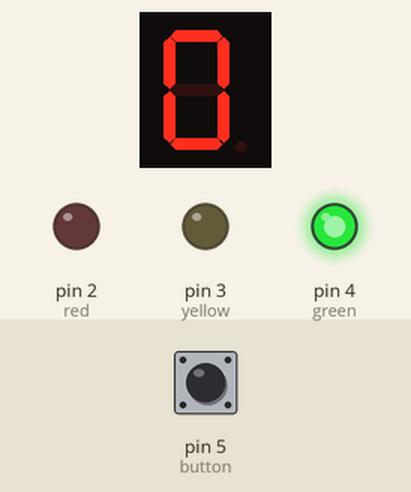
The sketch below on a simulated Arduino Uno, built with avr-gcc and run on an emulated ATmega328P. Parts: 1-digit seven-segment display, output pins drawn as LEDs (lit = HIGH). The test bench sets the inputs (shaded band); at power-on: pin 5 (button) HIGH.

Above: at 0.1 s.
At 1.6 s:
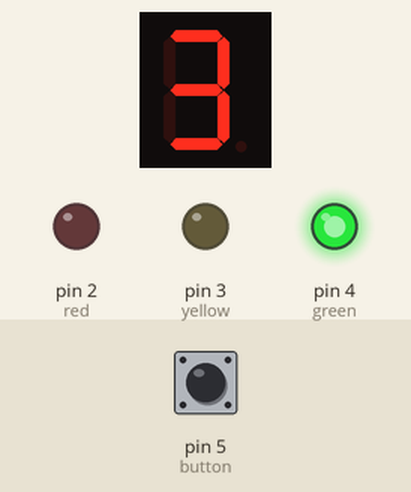
At 2.6 s:
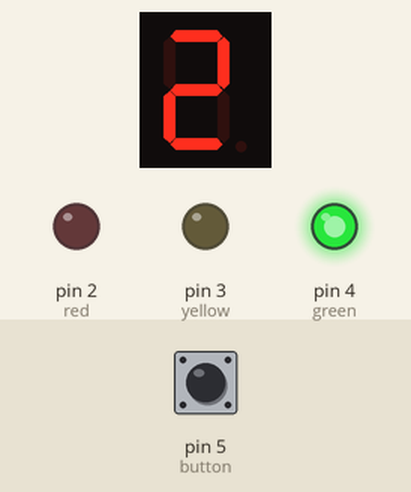
At 3.6 s:
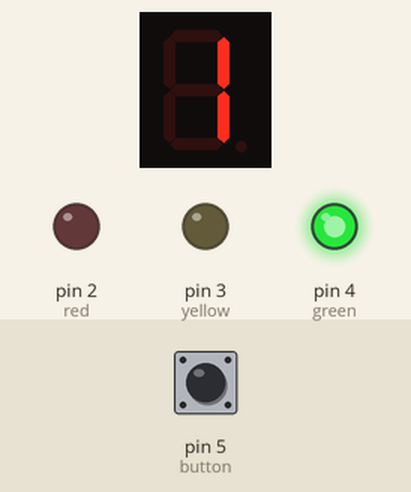
Timing chart, 0 to 5.1 s (numbered marks = the images above):
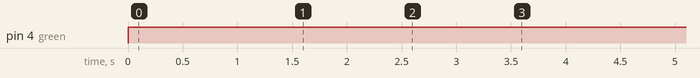

Measured:
- by itself, pin 4 (green): LOW → HIGH at 0.00 s
- what the display in image 1 shows lasts 1.0 s, from 1.5 s to 2.5 s

The sketch:

traffic_lights.ino
```cpp
#include <millisDelay.h>

#include "SevSeg.h"
SevSeg sevseg;

// delay times
const int LONG_DELAY = 5500;
const int SHORT_DELAY = 600;

// timer
millisDelay ledTimer;
int secondsLeft = 0;

// leds
const int red = 2;
const int yellow = 3;
const int green = 4;

// button
const int button = 5;
int buttonState = 0;
unsigned long lastDebounce = 0;

// colors
String nextColor = "red";
String lastColor = "red";

void setup() {
  configSegmentNumber();
  newSegmentNumber(0);

  pinMode(red, OUTPUT);
  pinMode(yellow, OUTPUT);
  pinMode(green, OUTPUT);

  pinMode(button, INPUT);
}

void loop() {
  light(nextColor);
}

void light(String lightColor) {
  if (lightColor == "red") {
    lightRed();
  } else if (lightColor == "yellow") {
    lightYellow();
  } else {
    lightGreen();
  }
}

void lightRed() {
  ledTimer.start(LONG_DELAY);
  nextColor = "yellow";
  lastColor = "red";

  secondsLeft = ledTimer.remaining() / 1000;

  do {
    buttonState = digitalRead(button);
    bool buttonPressed = debounce(buttonState, lastDebounce, button);

    if (buttonPressed) {
      ledTimer.finish();
      lightGreen();
      break;
    } else {
      digitalWrite(green, LOW);
      digitalWrite(yellow, LOW);
      digitalWrite(red, HIGH);
    }

    if (ledTimer.remaining() / 1000 != secondsLeft) {
      secondsLeft = ledTimer.remaining() / 1000;
      newSegmentNumber(secondsLeft);
    }
  } while (!ledTimer.isFinished());
}

void lightYellow() {
  ledTimer.start(SHORT_DELAY);

  if (lastColor == "red") {
    nextColor = "green";
  } else {
    nextColor = "red";
  }

  secondsLeft = ledTimer.remaining() / 1000;

  do {
    buttonState = digitalRead(button);

    bool buttonPressed = debounce(buttonState, lastDebounce, button);

    if (buttonPressed) {
      ledTimer.finish();
      lightGreen();
      break;
    } else {
      digitalWrite(red, LOW);
      digitalWrite(green, LOW);
      digitalWrite(yellow, HIGH);
    }

    if (ledTimer.remaining() / 1000 != secondsLeft) {
      secondsLeft = ledTimer.remaining() / 1000;
      newSegmentNumber(secondsLeft);
    }
  } while (!ledTimer.isFinished());
}

void lightGreen() {
  ledTimer.start(LONG_DELAY);
  nextColor = "yellow";
  lastColor = "green";

  secondsLeft = ledTimer.remaining() / 1000;

  do {
    digitalWrite(red, LOW);
    digitalWrite(yellow, LOW);
    digitalWrite(green, HIGH);

    if (ledTimer.remaining() / 1000 != secondsLeft) {
      secondsLeft = ledTimer.remaining() / 1000;
      newSegmentNumber(secondsLeft);
    }
  } while (!ledTimer.isFinished());
}

void configSegmentNumber() {
  // Set digit display
  byte numDigits = 1;
  byte digitPins[] = {};
  byte segmentPins[] = {12, 11, 8, 7, 6, 13, 10, 9};
  bool resistorsOnSegments = true;

  byte hardwareConfig = COMMON_CATHODE;
  sevseg.begin(hardwareConfig, numDigits, digitPins, segmentPins, resistorsOnSegments);
  sevseg.setBrightness(90);
}

void newSegmentNumber(int num) {
  Serial.println(num);
  sevseg.setNumber(num);
  sevseg.refreshDisplay();
}

bool debounce(bool lastButtonState, long lastDebounce, int button){
  bool current = digitalRead(button);
  if (current != lastButtonState && millis()-lastDebounce > 50){
    current = digitalRead(button);
    lastDebounce = millis();
  }
  return current;
}
```
